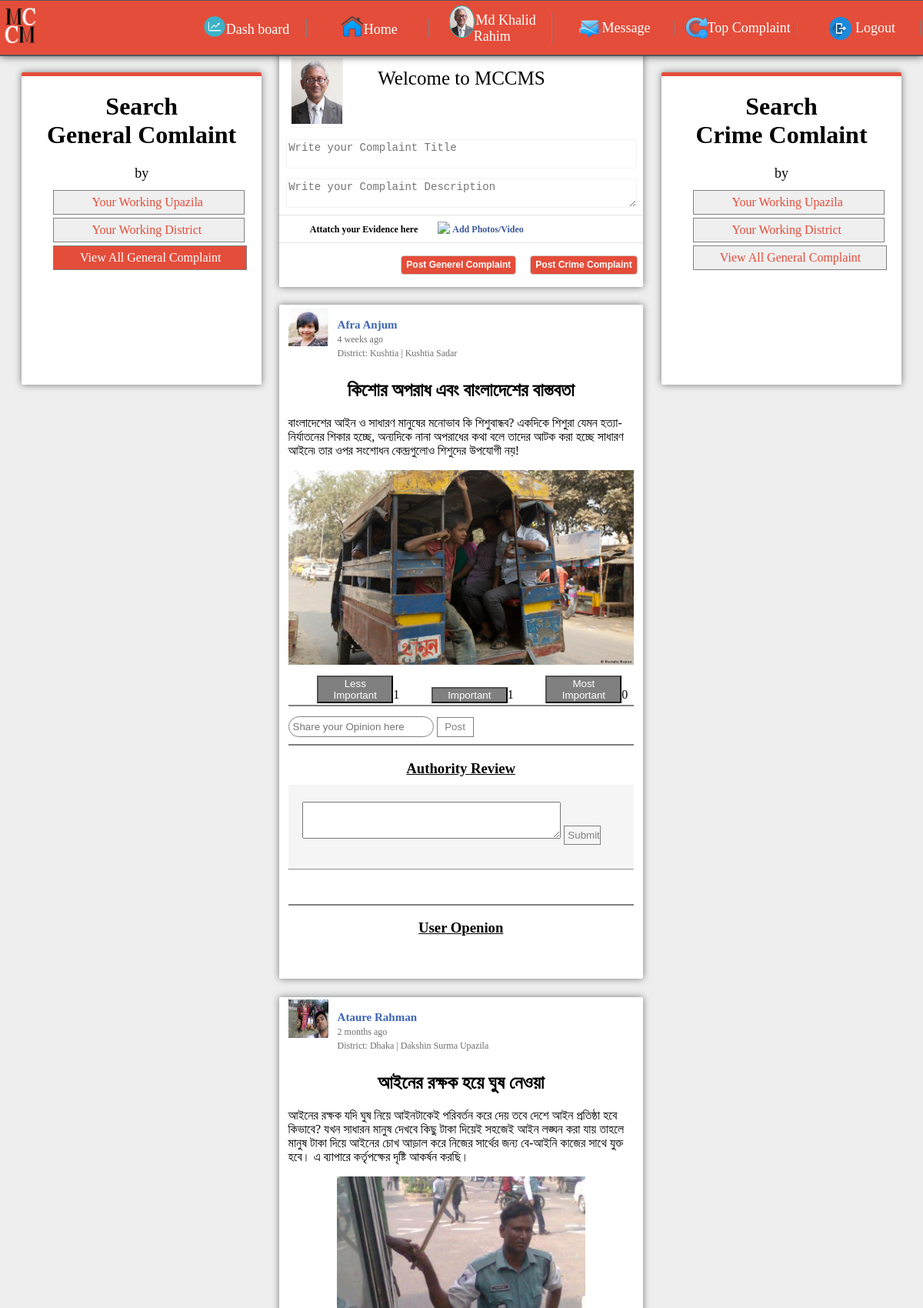
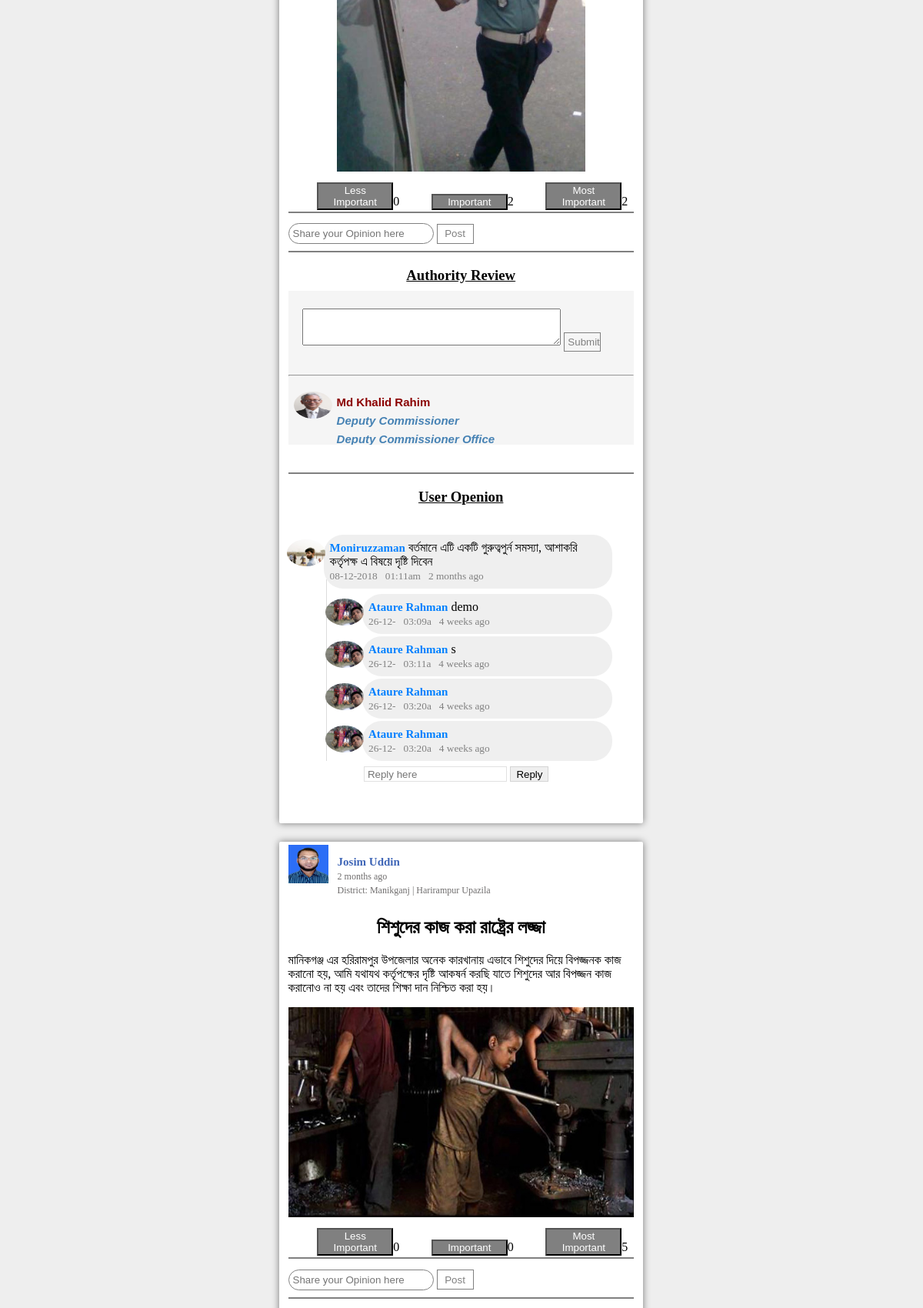
The page /authority/au_home_general.php (signed in, upper part) on the database its author committed (2 pictures, top to bottom).
### tables this page shows
CREATE TABLE `authority_info` (
  `au_id` int(11) NOT NULL,
  `au_name` varchar(255) NOT NULL,
  `au_user_id` varchar(255) NOT NULL,
  `au_password` varchar(255) NOT NULL,
  `au_email` varchar(100) NOT NULL,
  `contact` varchar(50) NOT NULL,
  `au_home_district` varchar(255) NOT NULL,
  `designation` varchar(255) NOT NULL,
  `organization` varchar(255) NOT NULL,
  `working_division` varchar(255) NOT NULL,
  `working_district` varchar(255) NOT NULL,
  `working_upazila` varchar(255) NOT NULL,
  `au_nid` varchar(255) NOT NULL,
  `date_birth` date NOT NULL,
  `reg_date` date NOT NULL,
  `pro_image` varchar(255) NOT NULL,
  `status` int(11) NOT NULL DEFAULT '0'
);

CREATE TABLE `complaint` (
  `post_id` int(100) NOT NULL,
  `user_id` varchar(40) NOT NULL,
  `user_fullname` varchar(40) NOT NULL,
  `post_title` text NOT NULL,
  `post_text` text NOT NULL,
  `attatchment` varchar(100) NOT NULL,
  `date_time` timestamp NOT NULL DEFAULT CURRENT_TIMESTAMP,
  `post_type` varchar(40) NOT NULL,
  `upazila_code` varchar(40) NOT NULL,
  `district_code` varchar(50) NOT NULL,
  `post_date` date NOT NULL
);

CREATE TABLE `user_info` (
  `SL` int(11) NOT NULL,
  `user_name` varchar(40) NOT NULL,
  `full_name` varchar(40) NOT NULL,
  `password` varchar(40) NOT NULL,
  `mail_address` varchar(40) NOT NULL,
  `nid_no` int(20) NOT NULL,
  `date_birth` date NOT NULL,
  `division_name` varchar(40) NOT NULL,
  `district_name` varchar(30) NOT NULL,
  `district_code` varchar(30) NOT NULL,
  `upazila_name` varchar(30) NOT NULL,
  `upazila_code` varchar(30) NOT NULL,
  `profile_image` varchar(100) NOT NULL,
  `status` int(50) NOT NULL DEFAULT '1',
  `post_status` int(50) NOT NULL DEFAULT '1'
);

CREATE TABLE `authority_review` (
  `review_id` int(11) NOT NULL,
  `authority_user_id` varchar(100) NOT NULL,
  `post_id` varchar(100) NOT NULL,
  `review_text` varchar(255) NOT NULL,
  `review_timestamp` timestamp NOT NULL DEFAULT CURRENT_TIMESTAMP,
  `review_date` varchar(11) NOT NULL
);

CREATE TABLE `comment` (
  `com_id` int(100) NOT NULL,
  `user_id` varchar(100) NOT NULL,
  `post_id` varchar(40) NOT NULL,
  `post_type` varchar(30) NOT NULL,
  `com_text` varchar(100) NOT NULL,
  `com_date` varchar(10) NOT NULL,
  `com_time` varchar(10) NOT NULL,
  `current_timestemp` timestamp NOT NULL DEFAULT CURRENT_TIMESTAMP ON UPDATE CURRENT_TIMESTAMP
);

CREATE TABLE `reply` (
  `rep_id` int(100) NOT NULL,
  `com_id` varchar(50) NOT NULL,
  `post_id` varchar(50) NOT NULL,
  `user_id` varchar(50) NOT NULL,
  `rep_text` varchar(500) NOT NULL,
  `rep_date` varchar(6) NOT NULL,
  `rep_time` varchar(6) NOT NULL,
  `current_time_stamp` timestamp(6) NOT NULL DEFAULT CURRENT_TIMESTAMP
);

### authority/au_home_general.php (the view, shortened to what the rows shown need)
<?php
	include '../main/functions.php';
	$get    = new Main;
?>
<!DOCTYPE html>
<html lang="en">
<head>
	<link rel="stylesheet" href="../css/home.css">
</head>
<body>
	<?php include 'au_header.php'; ?>
	<div class="container">
		<div class="post_body">
			<div class="post_body_left">
				<div class="post_body_left_container">
					<h1 align="center">Search <br> General Comlaint</h1>
						<a style="padding-left: 16%; padding-right: 17%; margin-left: 13%;" href="au_home_for_upazila.php">Your Working Upazila</a> <br><br>
						<a style="padding-left: 16%; padding-right: 17.5%; margin-left: 13%;" href="au_home_for_district.php">Your Working District</a> <br><br>
				</div>
			</div>
			<div class="post_body_middle">
				<form action="post_insert_sql.php" method="post" enctype="multipart/form-data">
					<div class="create_post">
						<div class="c-body">
							<div class="body-left">
								<div class="img-box">
									<img style="width: 100%; height: 100%;" src="uploads/<?php echo $pro_image ?>"></img>
								</div>
							</div>
						</div>
						</div>
				</form>
<?php
	$post_type="Generel";
	$sql_post_view = mysqli_query($conn, "SELECT complaint.user_fullname, complaint.post_id, complaint.post_title, complaint.post_text, complaint.attatchment, complaint.date_time, complaint.upazila_code, user_info.profile_image, user_info.upazila_name, user_info.district_name FROM complaint, user_info WHERE  complaint.post_type='$post_type' AND user_info.full_name=complaint.user_fullname ORDER BY post_id DESC");
		while ($row_post = mysqli_fetch_array($sql_post_view))
       		{
       			$post_user_name=$row_post['user_fullname'];
       			$time_ago=$row_post['date_time'];
       			$post_user_image=$row_post['profile_image'];
       	?>
			<div style="margin-top: 2%;" class="post-show" id="<?php echo $row_post['post_id']; ?>">
				<div class="post-show-inner">
					<div class="post-header">
						<div class="post-left-box">
							<div class="id-img-box"><img src="../uploads/<?php echo $post_user_image ?>"></img></div>
							<div class="id-name">
								<ul>
									<li><a href="#"><?php echo $post_user_name ?></a></li>
									<li><small style="color: #706E6E;"><?php echo $get->timeAgo($time_ago); ?></small></li>
									<li><small style="color: #706E6E;">District: <?php echo $row_post['district_name']; ?> | <?php echo $row_post['upazila_name']; ?></small></li>
								</ul>
							</div>
						</div>
					</div>
					<br>
					<div class="post-body">
						<div class="post-header-text">
							<h2 align="center"><?php echo $row_post['post_title']; ?></h2>
							<p><?php echo $row_post['post_text']; ?></p>
						</div>
						<div class="post-img">
							<center>
								<?php
								if (isset($row_post['attatchment']) && !empty($row_post['attatchment'])) { ?>
							<img align="center" src="../post_image/<?php echo $row_post['attatchment']; ?>" style="color: gray;" alt="No Image Available"></img>
								<?php
								}
								?>
							</center>
						</div>
						<?php
							       $post_id= $row_post['post_id'];
				       $sql_less_important_count = mysqli_query($conn, "SELECT SUM(less_important_count) FROM rating WHERE post_id=$post_id");
					while ($row1 = mysqli_fetch_array($sql_less_important_count))
				       {
				       	$less_count= $row1['SUM(less_important_count)'];
				       }
				       $sql_important_count = mysqli_query($conn, "SELECT SUM(important_count) FROM rating WHERE post_id=$post_id");
					while ($row2 = mysqli_fetch_array($sql_important_count))
				       {
				       	$im_count= $row2['SUM(important_count)'];
				       }
				       $sql_most_important_count = mysqli_query($conn, "SELECT SUM(most_important_count) FROM rating WHERE post_id=$post_id");
					while ($row3 = mysqli_fetch_array($sql_most_important_count))
				       {
				       	$most_count= $row3['SUM(most_important_count)'];
				       }
						?>
						<div class="post-footer">
							<div class="post_footer_inner">
								<form>
									<?php
								       $fetch=false;
									if($fetch==false)
									{ ?>
									    <button class="review_btn" name="less_im_btn">Less Important</button><?php echo $less_count; ?>
										<button class="review_btn" name="im_btn">Important</button><?php echo $im_count; ?>
										<button class="review_btn" name="more_i_btn">Most Important</button><?php echo $most_count; ?>
									<?php }
									?>
								</form>
							</div>
						</div>
						<br>
						<hr style="margin-top: 2%; margin-bottom: 3%; border:0.5px solid gray;">
							<div class="comment_div">
								<form>
									<input type="text" class="comment_input_box" name="comment" placeholder="Share your Opinion here">
									<button class="post_comment_button" name="p_c_btn">Post</button>
								</form>
								<hr style="margin-top: 2%; margin-bottom: 3%; border:0.5px solid gray;">
								<div class="authority_review" >
									<h3 style="background-color: white; text-decoration: underline;" align="center">Authority Review</h3>
									<div class="authority_review_container">
										<div class="review_content" >
												<div class="create_review" style="padding: 5% 4%;">
													<form action="review_insert_sql.php" method="post">
														<textarea style="width: 80%; height: 42px; max-width: 80%; max-height: 60px; overflow: scroll;" name="review_text" id="" cols="30" rows="10"></textarea>
														<button class="post_comment_button" name="review_btn">Submit</button>
													</form>
												</div>
												<hr>
										<?php
											$sql_review=mysqli_query($conn, "SELECT * FROM authority_review, authority_info WHERE authority_info.au_user_id=authority_review.authority_user_id AND authority_review.post_id='$post_id' ORDER BY review_id DESC");
											while ($row_rev=mysqli_fetch_array($sql_review)) {
												?>
										<div id="" class="review_show_body" style="margin: -3% 2%;">
											<div class="user_image_comment">
												<img style="width: 100%; height: 100%; margin: 25px -2px; border-radius: 50%;" src="uploads/<?php echo $row_rev['pro_image']; ?>" alt="Image">
											</div>
											<div class="authority_review_info" style="background: transparent;">
													<p><b style="font-size: 15px; color: darkred;"><?php echo $row_rev['au_name']; ?><br><b style="font-style: italic; color: steelblue;"><?php echo $row_rev['designation']; ?><br><?php echo $row_rev['organization']; ?></b><br></b> <br>
													</p>
											</div>
											</div>
											<?php
											}
											?>
										</div>
									</div>
								</div>
													<hr style="margin-top: 2%; margin-bottom: 2%; border:0.5px solid gray;">
												<h3 style="text-decoration: underline;" align="center">User Openion</h3>
						<?php
							$sql_comment_view = mysqli_query($conn, "SELECT comment.com_id, comment.user_id, comment.post_id, comment.post_type, comment.com_text, comment.com_date, comment.com_time, comment.current_timestemp, user_info.full_name, user_info.profile_image FROM comment, user_info WHERE  comment.post_id='$post_id' AND comment.post_type='$post_type' AND user_info.user_name=comment.user_id ORDER BY com_id ASC");
									while ($row_comm = mysqli_fetch_array($sql_comment_view))
							       		{
							       			$com_user_name=$row_comm['full_name'];
							       			$com_user_image=$row_comm['profile_image'];
							       			$comment_text=$row_comm['com_text'];
							       			$date=$row_comm['com_date'];
							       			$time=$row_comm['com_time'];
							       			$com_time_ago=$row_comm['current_timestemp'];
							       			$comment_id=$row_comm['com_id'];
						?>
									<div id="<?php echo $comment_id; ?>">
										<div class="user_image_comment">
											<img style="width: 100%; height: 100%; margin: 25px -2px; border-radius: 50%;" src="../uploads/<?php echo $com_user_image; ?>" alt="Image">
										</div>
										<form>
										<div class="comment_info">
											<p><b style="font-size: 15px; color: #0080FF;"><?php echo $com_user_name; ?></b> <?php echo $comment_text; ?>
												<br>
												<small style="color: gray;"><?php echo $date;?> &nbsp <?php echo $time;?> &nbsp; <?php echo $get->timeAgo($com_time_ago); ?></small> &nbsp;
											</p>
										</div>
										</form>
									</div> <br>
								<?php
							$sql_reply_view = mysqli_query($conn, "SELECT * FROM reply, user_info WHERE  reply.post_id='$post_id' AND reply.com_id='$comment_id' AND user_info.user_name=reply.user_id ORDER BY rep_id ASC");
									while ($row_rep = mysqli_fetch_array($sql_reply_view))
							       		{
							       			$rep_user_name=$row_rep['full_name'];
							       			$rep_user_image=$row_rep['profile_image'];
							       			$reply_text=$row_rep['rep_text'];
							       			$r_date=$row_rep['rep_date'];
							       			$r_time=$row_rep['rep_time'];
							       			$rep_time_ago=$row_rep['current_time_stamp'];
						?>
									<div style="margin: -3% 11%; border-left: 1px solid gainsboro; width: 86%;">
										<div class="user_image_comment">
											<img style="width: 100%; height: 100%; margin: 25px -2px; border-radius: 50%;" src="../uploads/<?php echo $rep_user_image; ?>" alt="Image">
										</div>
										<div class="comment_info"  id="<?php echo $row_comm['com_id']; ?>">
										<form>
											<p><b style="font-size: 15px; color: #0080FF;"><?php echo $rep_user_name; ?></b>
												<?php echo $reply_text; ?>
												<br>
												<small style="color: gray;"><?php echo $r_date;?> &nbsp <?php echo $r_time;?> &nbsp <?php echo $get->timeAgo($rep_time_ago); ?></small> &nbsp;
											</p>
										</form>
										</div>
									</div>
								<?php } ?>
										<div>
												<form style="margin-left: 22%; margin-top: 5%;">
													<input type="text" class="comment_reply_box" name="reply_text" placeholder="Reply here">
													<button class="comment_reply_button" name="p_c_btn">Reply</button>
												</form>
										</div>
									 <br>
							<?php
						}
						?>
							</div>
						<br>
						<br>
					</div>
				</div>
			</div>
			<?php } ?>
				</div>
				<div class="post_body_right">
					<div class="post_body_right_container">
						<h1 align="center">Search <br> Crime Comlaint</h1>
						<a style="padding-left: 16%; padding-right: 17%; margin-left: 13%;" href="home_for_upazila_crime_au.php">Your Working Upazila</a> <br><br>
						<a style="padding-left: 16%; padding-right: 17.5%; margin-left: 13%;"  href="home_for_district_crime_au.php">Your Working District</a> <br><br>
					</div>
				</div>
		</div>
	</div>
</body>
</html>

### authority/au_header.php (shortened to what the rows shown need)
<!DOCTYPE html>
<html lang="en">
<head>
	<link rel="stylesheet" href="css/header.css">
</head>
<body>
<?php
include '../connection.php';
$name=$_SESSION['au_fullname'];
$sql = mysqli_query($conn, "SELECT * FROM authority_info WHERE au_name='$name'");
		while ($row = mysqli_fetch_array($sql))
	       {
	       	$pro_image= $row['pro_image'];
	       }
?>
	<header class="header">
		<div class="header_container">
			<div class="header_info_right">
				<nav>
					<ul style="margin: -7px 0px;">
						<table style="width: 100%; table-layout: fixed;">
							<tr>
								<td>
									<li>
										<a href="au_about.php"><img style="height: 3%; width: 20%; margin: -11% 1%; border-radius: 50%; border: 1px solid #00CCCC;" src="uploads/<?php echo $pro_image ?>" alt=""><?php echo $_SESSION["au_fullname"]; ?></a>
									</li>
								</td>
							</tr>
						</table>
					</ul>
				</nav>
			</div>
		</div>
	</header>
</body>
</html>

### rows shown on the page
authority_info: pro_image (picture)
complaint: user_info.profile_image (picture), user_fullname "Afra Anjum", date_time "4 weeks ago", user_info.district_name "Kushtia", user_info.upazila_name "Kushtia Sadar", post_title "কিশোর অপরাধ এবং বাংলাদেশের বাস্তবতা", post_text "বাংলাদেশের আইন ও সাধারণ মানুষের মনোভাব কি শিশুবান্ধব? একদিকে শিশুরা যেমন হত্যা-নির্যাতনের শিকার হচ্ছে, অন্যদিকে নানা অপরাধের কথা বলে তাদের আটক করা হচ্ছে সাধারণ আইনে৷ তার ওপর সংশোধন কেন্দ্রগুলোও শিশুদের উপযোগী নয়!", attatchment (picture), less_count "1", im_count "1", most_count "0"
complaint: user_info.profile_image (picture), user_fullname "Ataure Rahman", date_time "2 months ago", user_info.district_name "Dhaka", user_info.upazila_name "Dakshin Surma Upazila", post_title "আইনের রক্ষক হয়ে ঘুষ নেওয়া", post_text "আইনের রক্ষক যদি ঘুষ নিয়ে আইনটাকেই পরিবর্তন করে দেয় তবে দেশে আইন প্রতিষ্ঠা হবে কিভাবে? যখন সাধারন মানুষ দেখবে কিছু টাকা দিয়েই সহজেই আইন লঙ্ঘন করা যায় তাহলে মানুষ টাকা দিয়ে আইনের চোখ আড়াল করে নিজের সার্থের জন্য বে-আইনি কাজের সাথে যুক্ত হবে। এ ব্যাপারে কর্তৃপক্ষের দৃষ্টি আকর্ষন করছি।", attatchment (picture), less_count "0", im_count "2", most_count "2"
authority_review: authority_info.pro_image (picture), authority_info.au_name "Md Khalid Rahim", authority_info.designation "Deputy Commissioner", authority_info.organization "Deputy Commissioner Office"
comment: user_info.profile_image (picture), user_info.full_name "Moniruzzaman", com_text "বর্তমানে এটি একটি গুরুত্বপুর্ন সমস্যা, আশাকরি কর্তৃপক্ষ এ বিষয়ে দৃষ্টি দিবেন", com_date "08-12-2018", com_time "01:11am", current_timestemp "2 months ago"
reply: user_info.profile_image (picture), user_info.full_name "Ataure Rahman", rep_text "demo", rep_date "26-12-", rep_time "03:09a", current_time_stamp "4 weeks ago"
reply: user_info.profile_image (picture), user_info.full_name "Ataure Rahman", rep_text "s", rep_date "26-12-", rep_time "03:11a", current_time_stamp "4 weeks ago"
reply: user_info.profile_image (picture), user_info.full_name "Ataure Rahman", rep_date "26-12-", rep_time "03:20a", current_time_stamp "4 weeks ago"
reply: user_info.profile_image (picture), user_info.full_name "Ataure Rahman", rep_date "26-12-", rep_time "03:20a", current_time_stamp "4 weeks ago"
complaint: user_info.profile_image (picture), user_fullname "Josim Uddin", date_time "2 months ago", user_info.district_name "Manikganj", user_info.upazila_name "Harirampur Upazila", post_title "শিশুদের কাজ করা রাষ্ট্রের লজ্জা", post_text "মানিকগঞ্জ এর হরিরামপুর উপজেলার অনেক কারখানায় এভাবে শিশুদের দিয়ে বিপজ্জনক কাজ করানো হয়, আমি যথাযথ কর্তৃপক্ষের দৃষ্টি আকষর্ন করছি যাতে শিশুদের আর বিপজ্জন কাজ করানোও না হয় এবং তাদের শিক্ষা দান নিশ্চিত করা হয়।", attatchment (picture), less_count "0", im_count "0", most_count "5"

### other values the page prints
$_SESSION["au_fullname"] "Md Khalid Rahim"
